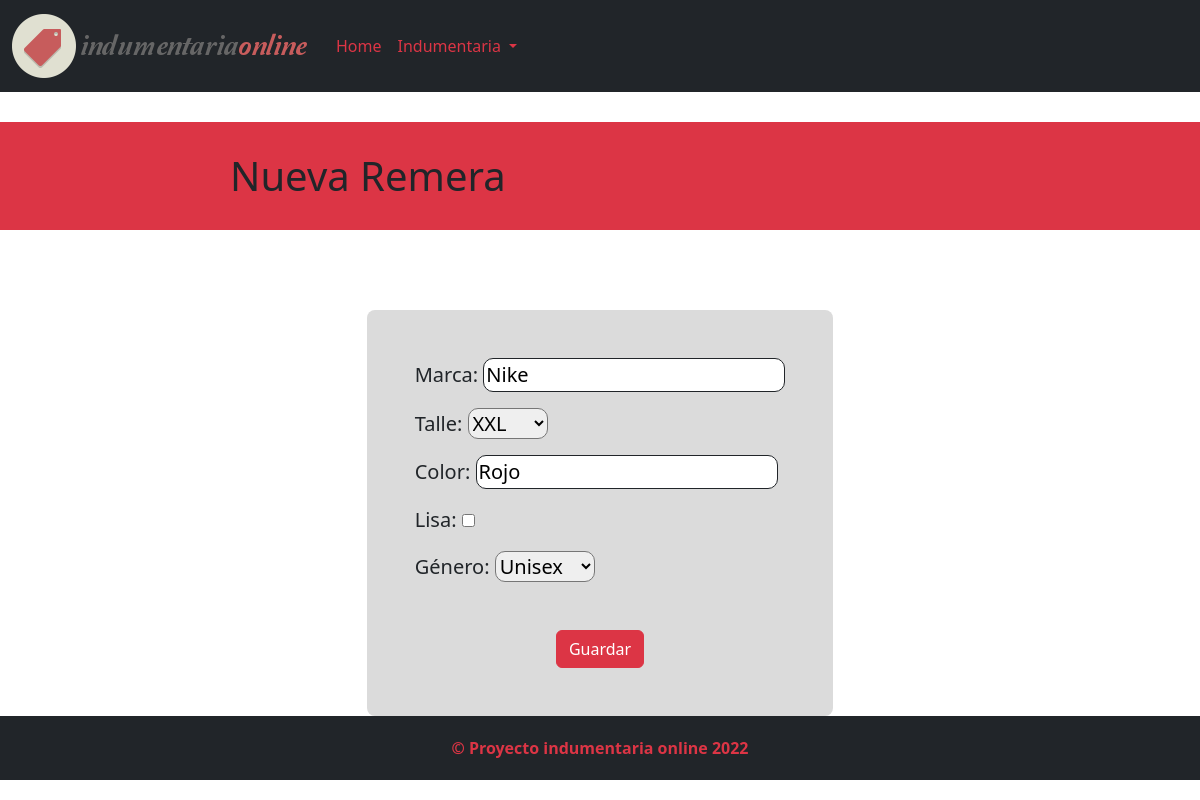
The app's page /shop/modificar_indumentaria/3 with its own data.
### shop/models.py (models this page shows, shortened)
class Remera(models.Model):
    marca = models.CharField("Marca", max_length=128)
    TALLES = (
        (1, "XS"),
        (2, "S"),
        (3, "M"),
        (4, "L"),
        (5, "XL"),
        (6, "XXL")
    )
    talle = models.PositiveSmallIntegerField("Talle", choices=TALLES)
    color = models.CharField("Color", max_length=128)
    lisa = models.BooleanField("Lisa")
    GENEROS = (
        (1, "Hombre"),
        (2, "Mujer"),
        (3, "Unisex")
    )
    genero = models.PositiveSmallIntegerField("Género", choices=GENEROS)

### shop/views.py (the view)
# urls.py: path("modificar_indumentaria/<int:pk>", views.modificar_indumentaria, name="modificar_indumentaria"),
def modificar_indumentaria(request, pk, template_name='shop/nueva_remera.html'):
    remera = Remera.objects.get(id=pk)
    form = RemeraForm(request.POST or None, instance=remera)
    if request.method == 'POST':
        if form.is_valid():
            form.save(commit=True)
            messages.success(request, "¡Indumentaria actualizada!")
            return redirect('index')
    datos = {
        "form": form
    }
    return render(request, template_name, datos)

### shop/forms.py
class RemeraForm(ModelForm):
    class Meta:
        model= Remera
        fields = '__all__'

### shop/templates/shop/nueva_remera.html (shortened to what this page needs)
{% extends 'base.html' %}
{% load static %}
{% block content %}
    <div class="text bg-danger contenedor-titulo-nueva-remera">
        <h1 class="titulo-nueva-remera">Nueva Remera</h1>
    </div>
    <div class="d-flex justify-content-center contenedor-formulario">
        <form class="form-control-lg p-lg-5 formulario" method="post">{% csrf_token %}
            {{ form.as_p }}
            <div class="text-center mt-5">
                <button type="submit" class="btn btn-danger">Guardar</button>
            </div>
        </form>
    </div>
{% endblock %}

### shop/static/css/estilos.css (style rules this page uses)
* { box-sizing: border-box; }
body { margin: 0; padding: 0; }
.contenido-main h1 { padding: 30px; }
.contenedor-titulo-catalogo h3, .contenedor-titulo-nueva-remera .titulo-nueva-remera, .contenedor-titulo-contacto .titulo-contacto { margin-left: 200px; }
.contenedor-formulario { margin-top: 80px; }
.formulario { background-color: #dbdbdb; }
.formulario input { border-radius: 10px; border: 1px solid #212529; }
.formulario select { border-radius: 10px; }

### records on screen
Remera: marca "Nike", talle "XXL", color "Rojo", genero "Unisex"
